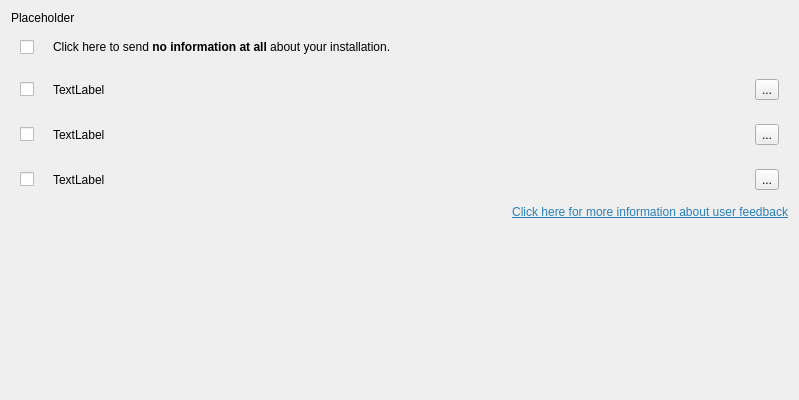
<?xml version="1.0" encoding="UTF-8"?>
<ui version="4.0">
 <class>TrackingPage</class>
 <widget class="QWidget" name="TrackingPage">
  <property name="geometry">
   <rect>
    <x>0</x>
    <y>0</y>
    <width>799</width>
    <height>400</height>
   </rect>
  </property>
  <property name="windowTitle">
   <string>Form</string>
  </property>
  <layout class="QVBoxLayout" name="verticalLayout" stretch="0,0,0,0,0,0,0">
   <item>
    <widget class="QLabel" name="generalExplanation">
     <property name="styleSheet">
      <string notr="true">margin-bottom: 1ex;
margin-left: 2em;</string>
     </property>
     <property name="text">
      <string>Placeholder</string>
     </property>
     <property name="wordWrap">
      <bool>true</bool>
     </property>
    </widget>
   </item>
   <item>
    <widget class="QWidget" name="noneGroup" native="true">
     <layout class="QHBoxLayout" name="noneLayout">
      <item>
       <widget class="QCheckBox" name="noneCheckBox">
        <property name="text">
         <string/>
        </property>
       </widget>
      </item>
      <item>
       <widget class="QLabel" name="noneIcon">
        <property name="maximumSize">
         <size>
          <width>64</width>
          <height>64</height>
         </size>
        </property>
        <property name="baseSize">
         <size>
          <width>64</width>
          <height>64</height>
         </size>
        </property>
        <property name="text">
         <string/>
        </property>
        <property name="pixmap">
         <pixmap resource="page_trackingstep.qrc">:/tracking/level-none.svg</pixmap>
        </property>
       </widget>
      </item>
      <item>
       <widget class="QLabel" name="noneExplanation">
        <property name="sizePolicy">
         <sizepolicy hsizetype="Expanding" vsizetype="Preferred">
          <horstretch>0</horstretch>
          <verstretch>0</verstretch>
         </sizepolicy>
        </property>
        <property name="text">
         <string>&lt;html&gt;&lt;head/&gt;&lt;body&gt;&lt;p&gt;Click here to send &lt;span style=&quot; font-weight:600;&quot;&gt;no information at all&lt;/span&gt; about your installation.&lt;/p&gt;&lt;/body&gt;&lt;/html&gt;</string>
        </property>
        <property name="wordWrap">
         <bool>true</bool>
        </property>
       </widget>
      </item>
     </layout>
    </widget>
   </item>
   <item>
    <widget class="QWidget" name="installGroup" native="true">
     <layout class="QHBoxLayout" name="installLayout">
      <item>
       <widget class="QCheckBox" name="installCheckBox">
        <property name="text">
         <string/>
        </property>
       </widget>
      </item>
      <item>
       <widget class="QLabel" name="installIcon">
        <property name="maximumSize">
         <size>
          <width>64</width>
          <height>64</height>
         </size>
        </property>
        <property name="baseSize">
         <size>
          <width>64</width>
          <height>64</height>
         </size>
        </property>
        <property name="text">
         <string/>
        </property>
        <property name="pixmap">
         <pixmap resource="page_trackingstep.qrc">:/tracking/level-install.svg</pixmap>
        </property>
       </widget>
      </item>
      <item>
       <widget class="QLabel" name="installExplanation">
        <property name="sizePolicy">
         <sizepolicy hsizetype="Expanding" vsizetype="Preferred">
          <horstretch>0</horstretch>
          <verstretch>0</verstretch>
         </sizepolicy>
        </property>
        <property name="text">
         <string notr="true">TextLabel</string>
        </property>
        <property name="wordWrap">
         <bool>true</bool>
        </property>
       </widget>
      </item>
      <item>
       <widget class="QToolButton" name="installPolicyButton">
        <property name="text">
         <string notr="true">...</string>
        </property>
        <property name="icon">
         <iconset resource="page_trackingstep.qrc">
          <normaloff>:/tracking/data/images/information.svgz</normaloff>:/tracking/data/images/information.svgz</iconset>
        </property>
       </widget>
      </item>
     </layout>
    </widget>
   </item>
   <item>
    <widget class="QWidget" name="machineGroup" native="true">
     <layout class="QHBoxLayout" name="machineLayout">
      <item>
       <widget class="QCheckBox" name="machineCheckBox">
        <property name="text">
         <string/>
        </property>
       </widget>
      </item>
      <item>
       <widget class="QLabel" name="machineIcon">
        <property name="maximumSize">
         <size>
          <width>64</width>
          <height>64</height>
         </size>
        </property>
        <property name="baseSize">
         <size>
          <width>64</width>
          <height>64</height>
         </size>
        </property>
        <property name="text">
         <string/>
        </property>
        <property name="pixmap">
         <pixmap resource="page_trackingstep.qrc">:/tracking/level-machine.svg</pixmap>
        </property>
       </widget>
      </item>
      <item>
       <widget class="QLabel" name="machineExplanation">
        <property name="sizePolicy">
         <sizepolicy hsizetype="Expanding" vsizetype="Preferred">
          <horstretch>0</horstretch>
          <verstretch>0</verstretch>
         </sizepolicy>
        </property>
        <property name="text">
         <string notr="true">TextLabel</string>
        </property>
        <property name="wordWrap">
         <bool>true</bool>
        </property>
       </widget>
      </item>
      <item>
       <widget class="QToolButton" name="machinePolicyButton">
        <property name="text">
         <string notr="true">...</string>
        </property>
        <property name="icon">
         <iconset resource="page_trackingstep.qrc">
          <normaloff>:/tracking/data/images/information.svgz</normaloff>:/tracking/data/images/information.svgz</iconset>
        </property>
       </widget>
      </item>
     </layout>
    </widget>
   </item>
   <item>
    <widget class="QWidget" name="userGroup" native="true">
     <layout class="QHBoxLayout" name="userLayout">
      <item>
       <widget class="QCheckBox" name="userCheckBox">
        <property name="text">
         <string/>
        </property>
       </widget>
      </item>
      <item>
       <widget class="QLabel" name="userIcon">
        <property name="maximumSize">
         <size>
          <width>64</width>
          <height>64</height>
         </size>
        </property>
        <property name="baseSize">
         <size>
          <width>64</width>
          <height>64</height>
         </size>
        </property>
        <property name="text">
         <string/>
        </property>
        <property name="pixmap">
         <pixmap resource="page_trackingstep.qrc">:/tracking/level-user.svg</pixmap>
        </property>
       </widget>
      </item>
      <item>
       <widget class="QLabel" name="userExplanation">
        <property name="sizePolicy">
         <sizepolicy hsizetype="Expanding" vsizetype="Preferred">
          <horstretch>0</horstretch>
          <verstretch>0</verstretch>
         </sizepolicy>
        </property>
        <property name="text">
         <string notr="true">TextLabel</string>
        </property>
        <property name="wordWrap">
         <bool>true</bool>
        </property>
       </widget>
      </item>
      <item>
       <widget class="QToolButton" name="userPolicyButton">
        <property name="text">
         <string notr="true">...</string>
        </property>
        <property name="icon">
         <iconset resource="page_trackingstep.qrc">
          <normaloff>:/tracking/data/images/information.svgz</normaloff>:/tracking/data/images/information.svgz</iconset>
        </property>
       </widget>
      </item>
     </layout>
    </widget>
   </item>
   <item>
    <widget class="QLabel" name="generalPolicyLabel">
     <property name="text">
      <string>&lt;html&gt;&lt;head/&gt;&lt;body&gt;&lt;p&gt;&lt;a href=&quot;placeholder&quot;&gt;&lt;span style=&quot; text-decoration: underline; color:#2980b9;&quot;&gt;Click here for more information about user feedback&lt;/span&gt;&lt;/a&gt;&lt;/p&gt;&lt;/body&gt;&lt;/html&gt;</string>
     </property>
     <property name="textFormat">
      <enum>Qt::RichText</enum>
     </property>
     <property name="alignment">
      <set>Qt::AlignRight|Qt::AlignTrailing|Qt::AlignVCenter</set>
     </property>
     <property name="openExternalLinks">
      <bool>false</bool>
     </property>
     <property name="textInteractionFlags">
      <set>Qt::TextBrowserInteraction</set>
     </property>
    </widget>
   </item>
   <item>
    <spacer name="verticalSpacer">
     <property name="orientation">
      <enum>Qt::Vertical</enum>
     </property>
     <property name="sizeHint" stdset="0">
      <size>
       <width>20</width>
       <height>40</height>
      </size>
     </property>
    </spacer>
   </item>
  </layout>
 </widget>
 <resources>
  <include location="page_trackingstep.qrc"/>
 </resources>
 <connections/>
</ui>
